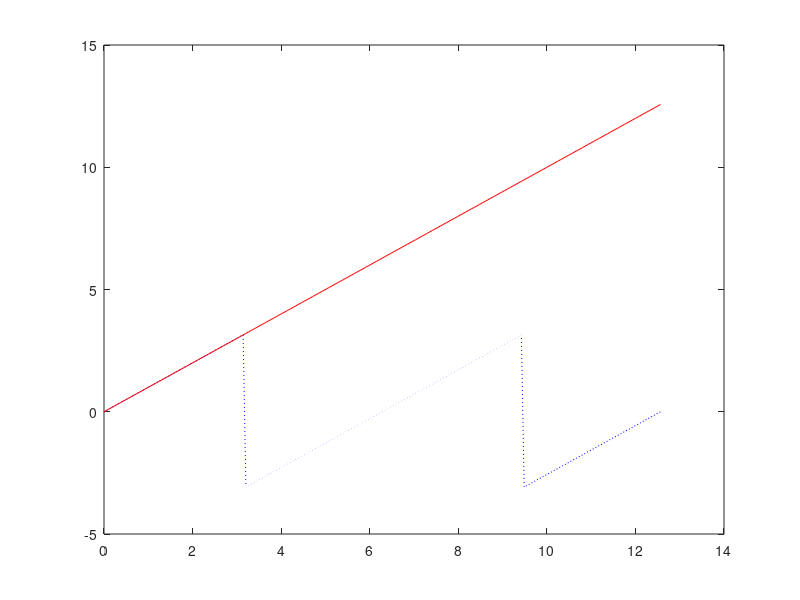

Source code (MATLAB):
%test_unwrap.m
% What is the function of unwrap()?
n=[0:200]; th=2*pi*n/100; x=exp(j*th);
th1=angle(x);  th2=unwrap(th1);
plot(th,th1,'b:', th,th2,'r-')
